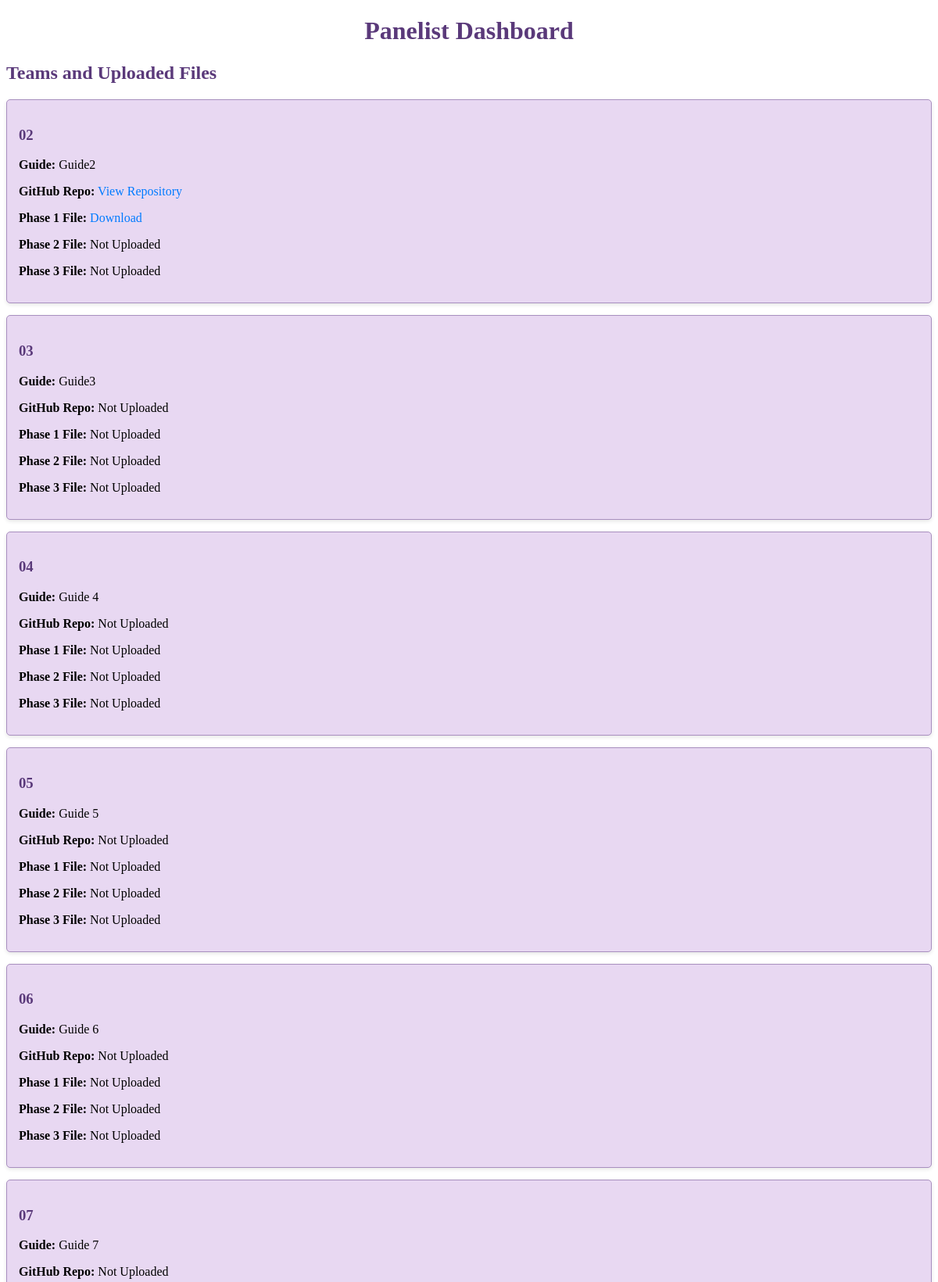
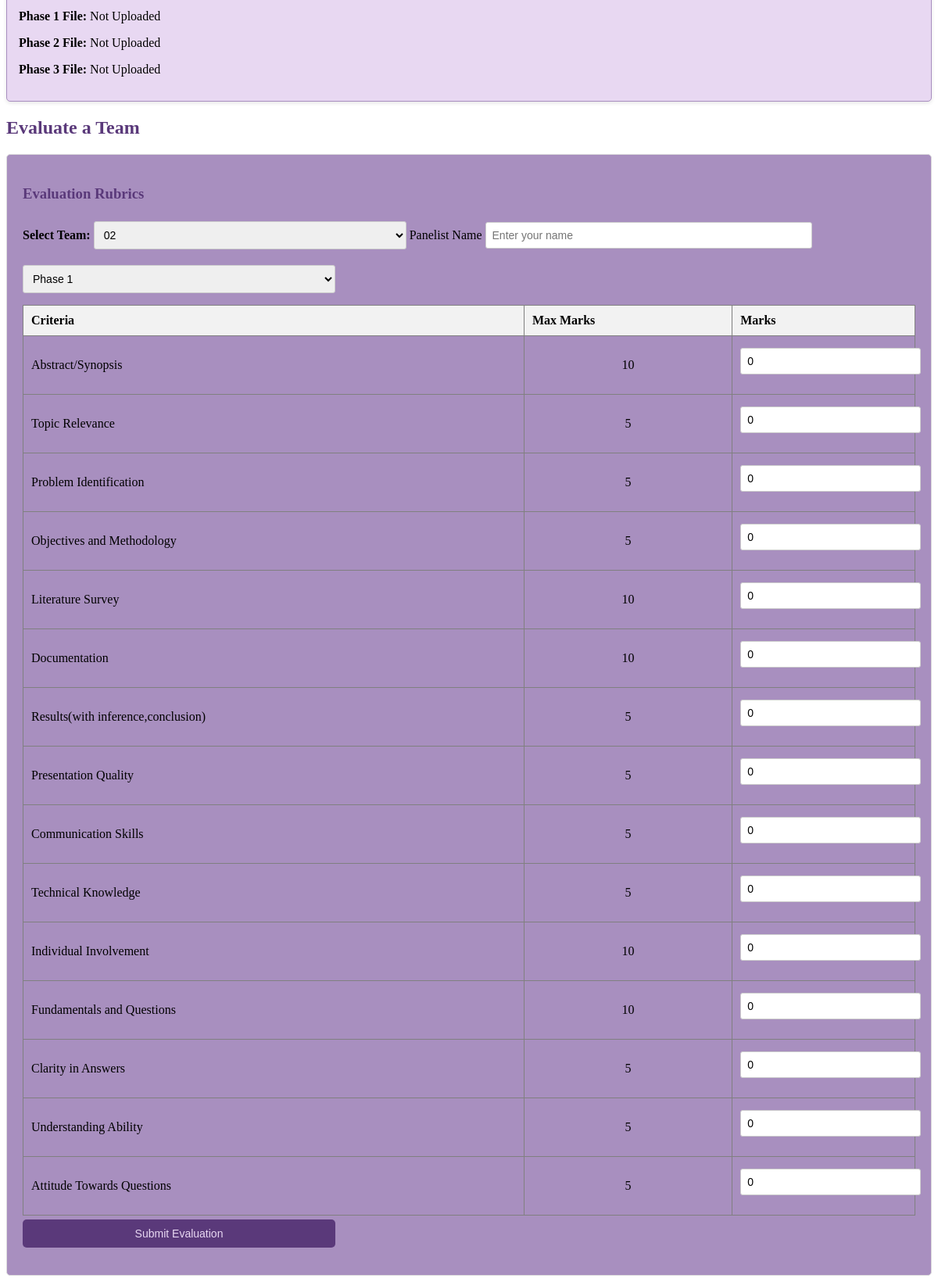
Screenshot of /evaluation/panelist/ with the database file from the repository (2 pictures, top to bottom).
### evaluation/models.py (models this page shows, shortened)
class Team(models.Model):
    name = models.CharField(max_length=100)
    guide_name = models.CharField(max_length=100, blank=True, null=True)
    github_repo = models.URLField(blank=True, null=True)
    ppt_file = models.FileField(upload_to='ppt_files/', blank=True, null=True)
    average_marks = models.FloatField(default=0)
    phase1_file = models.FileField(upload_to='phase1_files/', blank=True, null=True)
    phase2_file = models.FileField(upload_to='phase2_files/', blank=True, null=True)
    phase3_file = models.FileField(upload_to='phase3_files/', blank=True, null=True)
    students = models.ManyToManyField(Student, related_name='teams')

### evaluation/views.py (the view)
# urls.py: path('panelist/', views.panelist_dashboard, name='panelist_dashboard'),
def panelist_dashboard(request):
    teams = Team.objects.all()  # Fetch all teams
    if request.method == "POST":
        team_id = request.POST.get('team_id')
        team = Team.objects.get(id=team_id)
        form = EvaluationForm(request.POST)
        if form.is_valid():
            evaluation = form.save(commit=False)
            evaluation.team = team
            evaluation.panelist_name = request.POST.get('panelist_name')  # Add panelist name
            evaluation.save()
            team.average_marks = evaluation.calculate_average()
            team.save()
    else:
        form = EvaluationForm()
    return render(request, 'evaluation/panelist_dashboard.html', {
        'teams': teams,
        'form': form,
        'rubrics': [
            "Abstract/Synopsis Write-up",
            "Selection of Topic/Relevance of the subject to discipline",
            "Problem Identification",
            "Objectives and Methodology",
            "Breadth of Literature Survey",
            "Documentation/Systematic Approach",
            "Results (inference, conclusions, etc.)",
            "Quality of preparation of presentation",
            "Communication Skills",
            "Technical knowledge and awareness",
            "Individual involvement",
            "Questions relating to fundamentals and concepts",
            "Clarity in answering questions",
            "Understanding ability of questions asked",
            "Attitude towards questions asked"
        ]
    })

### evaluation/templates/evaluation/panelist_dashboard.html (shortened to what this page needs)
<!DOCTYPE html>
<html>
<head>
</head>
<body>
    <h1>Panelist Dashboard</h1>
    <h2>Teams and Uploaded Files</h2>
    {% for team in teams %}
        <div class="team-box">
            <h3>{{ team.name }}</h3>
            <p><strong>Guide:</strong> {{ team.guide_name|default:"Not Assigned" }}</p>
            {% if team.github_repo %}
                <p><strong>GitHub Repo:</strong> <a href="{{ team.github_repo }}" target="_blank">View Repository</a></p>
            {% else %}
                <p><strong>GitHub Repo:</strong> Not Uploaded</p>
            {% endif %}
            <p><strong>Phase 1 File:</strong>
                {% if team.phase1_file %}
                    <a href="{{ team.phase1_file.url }}" download>Download</a>
                {% else %}
                    Not Uploaded
                {% endif %}
            </p>
            <p><strong>Phase 2 File:</strong>
                {% if team.phase2_file %}
                    <a href="{{ team.phase2_file.url }}" download>Download</a>
                {% else %}
                    Not Uploaded
                {% endif %}
            </p>
            <p><strong>Phase 3 File:</strong>
                {% if team.phase3_file %}
                    <a href="{{ team.phase3_file.url }}" download>Download</a>
                {% else %}
                    Not Uploaded
                {% endif %}
            </p>
        </div>
    {% endfor %}
    <h2>Evaluate a Team</h2>
    <form method="post">
        <h3>Evaluation Rubrics</h3>
        <label for="team_id">Select Team:</label>
        <select name="team_id" id="team_id" required>
            {% for team in teams %}
                <option value="{{ team.id }}">{{ team.name }}</option>
            {% endfor %}
        </select>
        <tr>
            <td style="padding: 5px, width=5px;"colspan="2">Panelist Name</td>
            <td style="padding: 10px;">{{ form.panelist_name }}</td>
        </tr>
        <tr>
            <td style="padding: 10px;">{{ form.phase }}</td>
  <table border="1" style="width: 100%; border-collapse: collapse; text-align: left;">
        </tr>
            <tr>
                <th style="padding: 10px; background-color: #f2f2f2;">Criteria</th>
                <th style="padding: 10px; background-color: #f2f2f2;">Max Marks</th>
                <th style="padding: 10px; background-color: #f2f2f2;"> Marks</th>
            </tr>
        <tr>
            <td style="padding: 10px;">Abstract/Synopsis</td>
            <td style ="text-align:center">10</td>
            <td style="padding: 10px;">{{ form.abstract_synopsis }}</td>
        </tr>
        <tr>
            <td style="padding: 10px;">Topic Relevance</td>
            <td style ="text-align:center">5</td>
            <td style="padding: 10px;">{{ form.topic_relevance }}</td>
        </tr>
        <tr>
            <td style="padding: 10px;">Problem Identification</td>
            <td style ="text-align:center">5</td>
            <td style="padding: 10px;">{{ form.problem_identification }}</td>
        </tr>
        <tr>
            <td style="padding: 10px;">Objectives and Methodology</td>
            <td style ="text-align:center">5</td>
            <td style="padding: 10px;">{{ form.objectives_methodology }}</td>
        </tr>
        <tr>
            <td style="padding: 10px;">Literature Survey</td>
            <td style ="text-align:center">10</td>
            <td style="padding: 10px;">{{ form.literature_survey }}</td>
        </tr>
        <tr>
            <td style="padding: 10px;">Documentation</td>
            <td style ="text-align:center">10</td>
            <td style="padding: 10px;">{{ form.documentation }}</td>
        </tr>
        <tr>
            <td style="padding: 10px;">Results(with inference,conclusion)</td>
            <td style ="text-align:center">5</td>
            <td style="padding: 10px;">{{ form.results }}</td>
        </tr>
        <tr>
            <td style="padding: 10px;">Presentation Quality</td>
            <td style ="text-align:center">5</td>
            <td style="padding: 10px;">{{ form.presentation_quality }}</td>
        </tr>
        <tr>
            <td style="padding: 10px;">Communication Skills</td>
            <td style ="text-align:center">5</td>
            <td style="padding: 10px;">{{ form.communication_skills }}</td>
        </tr>
        <tr>
            <td style="padding: 10px;">Technical Knowledge</td>
            <td style ="text-align:center">5</td>
            <td style="padding: 10px;">{{ form.technical_knowledge }}</td>
        </tr>
        <tr>
            <td style="padding: 10px;">Individual Involvement</td>
            <td style ="text-align:center">10</td>
            <td style="padding: 10px;">{{ form.individual_involvement }}</td>
        </tr>
        <tr>
            <td style="padding: 10px;">Fundamentals and Questions</td>
            <td style ="text-align:center">10</td>
            <td style="padding: 10px;">{{ form.fundamentals_questions }}</td>
        </tr>
        <tr>
            <td style="padding: 10px;">Clarity in Answers</td>
            <td style ="text-align:center">5</td>
            <td style="padding: 10px;">{{ form.clarity_in_answers }}</td>
        </tr>
        <tr>
            <td style="padding: 10px;">Understanding Ability</td>
            <td style ="text-align:center">5</td>
            <td style="padding: 10px;">{{ form.understanding_ability }}</td>
        </tr>
        <tr>
            <td style="padding: 10px;">Attitude Towards Questions</td>
            <td style ="text-align:center">5</td>
            <td style="padding: 10px;">{{ form.attitude_towards_questions }}</td>
        </tr>
        <button type="submit">Submit Evaluation</button>
    </form>
</body>
</html>

### evaluation/templates/evaluation/panelist_dashboard.html (style rules this page uses)
h1, h2, h3 { color: #5A397A; }
h1 { text-align: center; }
.team-box { border: 1px solid #A88FBF; border-radius: 5px; padding: 15px; margin-bottom: 15px; background-color: #E8D8F2; box-shadow: 0 2px 5px rgba(0, 0, 0, 0.1); }
.team-box a { color: #007bff; text-decoration: none; }
form { border: 1px solid #ddd; padding: 20px; border-radius: 5px; background-color:#A88FBF; }
label { font-weight: bold; }
input, select, button { margin-top: 5px; margin-bottom: 15px; padding: 8px; width: 100%; max-width: 400px; border: 1px solid #ccc; border-radius: 3px; font-size: 14px; }
button[type="submit"] { background-color: #5A397A; color: #E8D8F2; padding: 10px 20px; border: none; border-radius: 5px; cursor: pointer; transition: background-color 0.3s ease; }

### rows the page displays
Team: name "02", guide_name "Guide2", phase2_file "Not Uploaded", phase3_file "Not Uploaded"
Team: name "03", guide_name "Guide3", shows "GitHub Repo:", phase1_file "Not Uploaded", phase2_file "Not Uploaded", phase3_file "Not Uploaded"
Team: name "04", guide_name "Guide 4", shows "GitHub Repo:", phase1_file "Not Uploaded", phase2_file "Not Uploaded", phase3_file "Not Uploaded"
Team: name "05", guide_name "Guide 5", shows "GitHub Repo:", phase1_file "Not Uploaded", phase2_file "Not Uploaded", phase3_file "Not Uploaded"
Team: name "06", guide_name "Guide 6", shows "GitHub Repo:", phase1_file "Not Uploaded", phase2_file "Not Uploaded", phase3_file "Not Uploaded"
Team: name "07", guide_name "Guide 7", shows "GitHub Repo:", phase1_file "Not Uploaded", phase2_file "Not Uploaded", phase3_file "Not Uploaded"

### other values shown
form field team_id "02"
